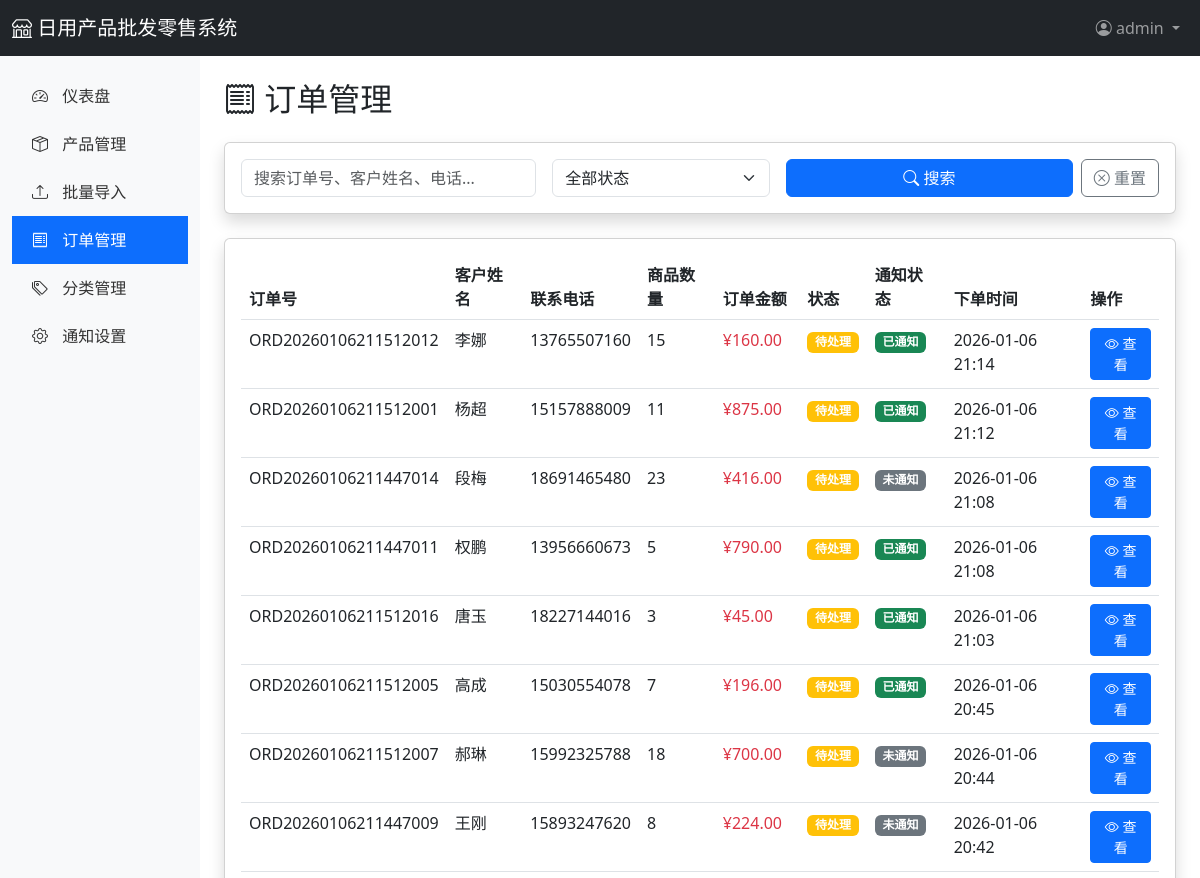
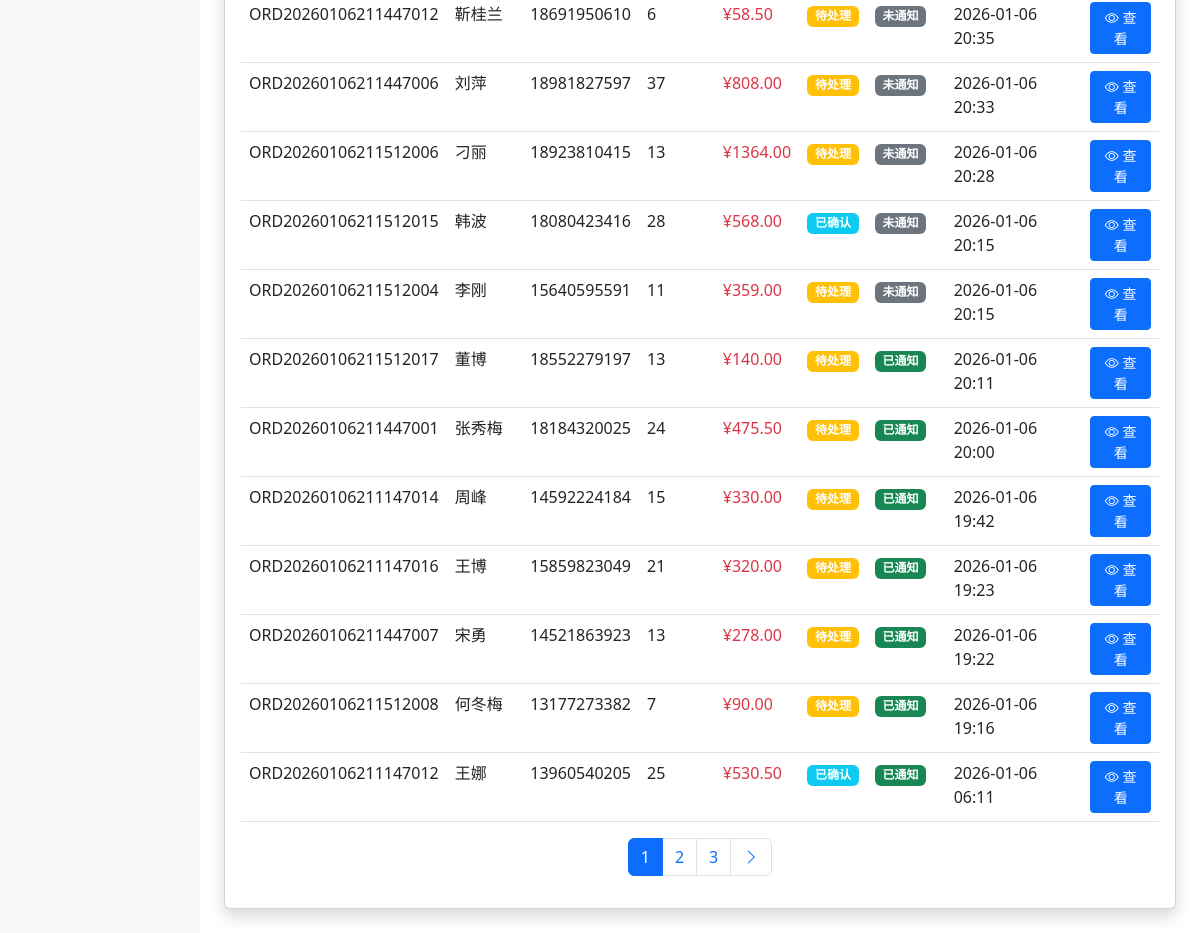
Page /admin/orders (signed in) on the earlier database version (2 pictures, top to bottom).
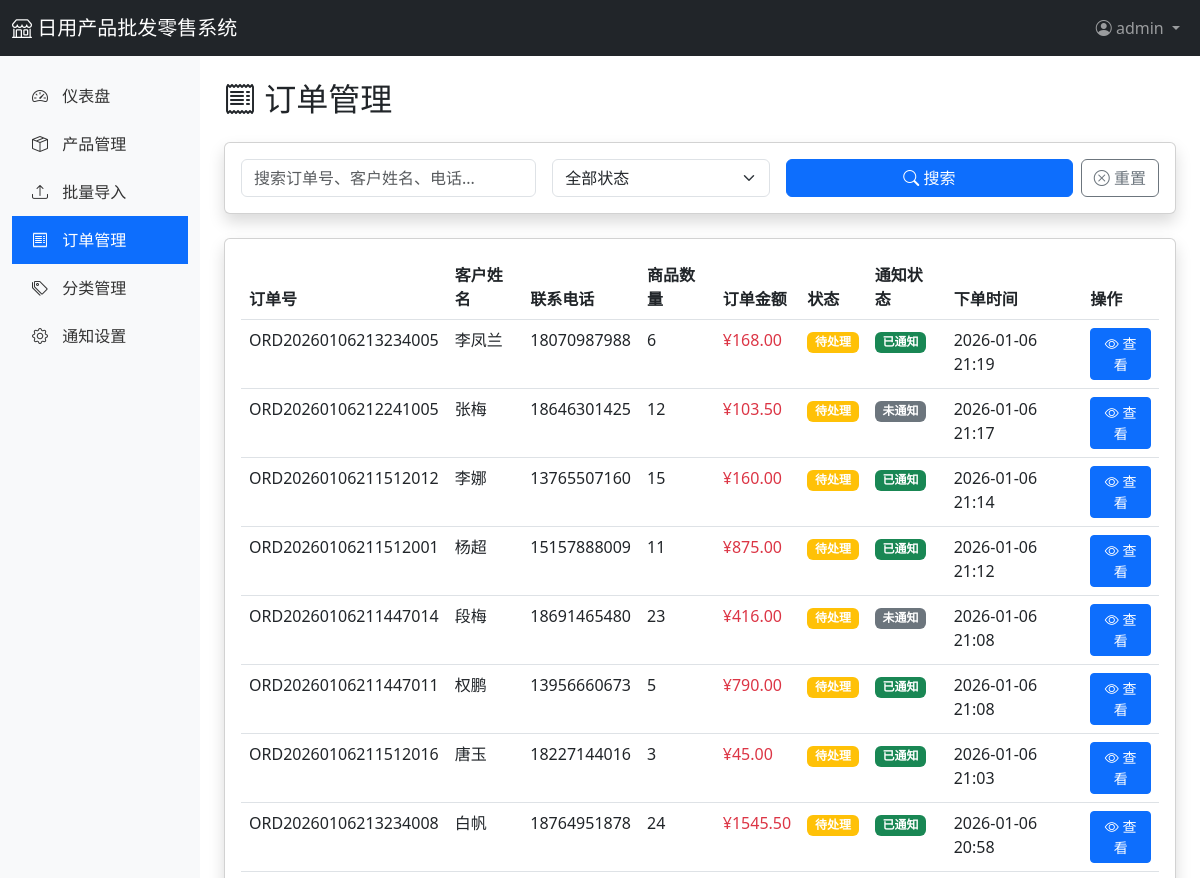
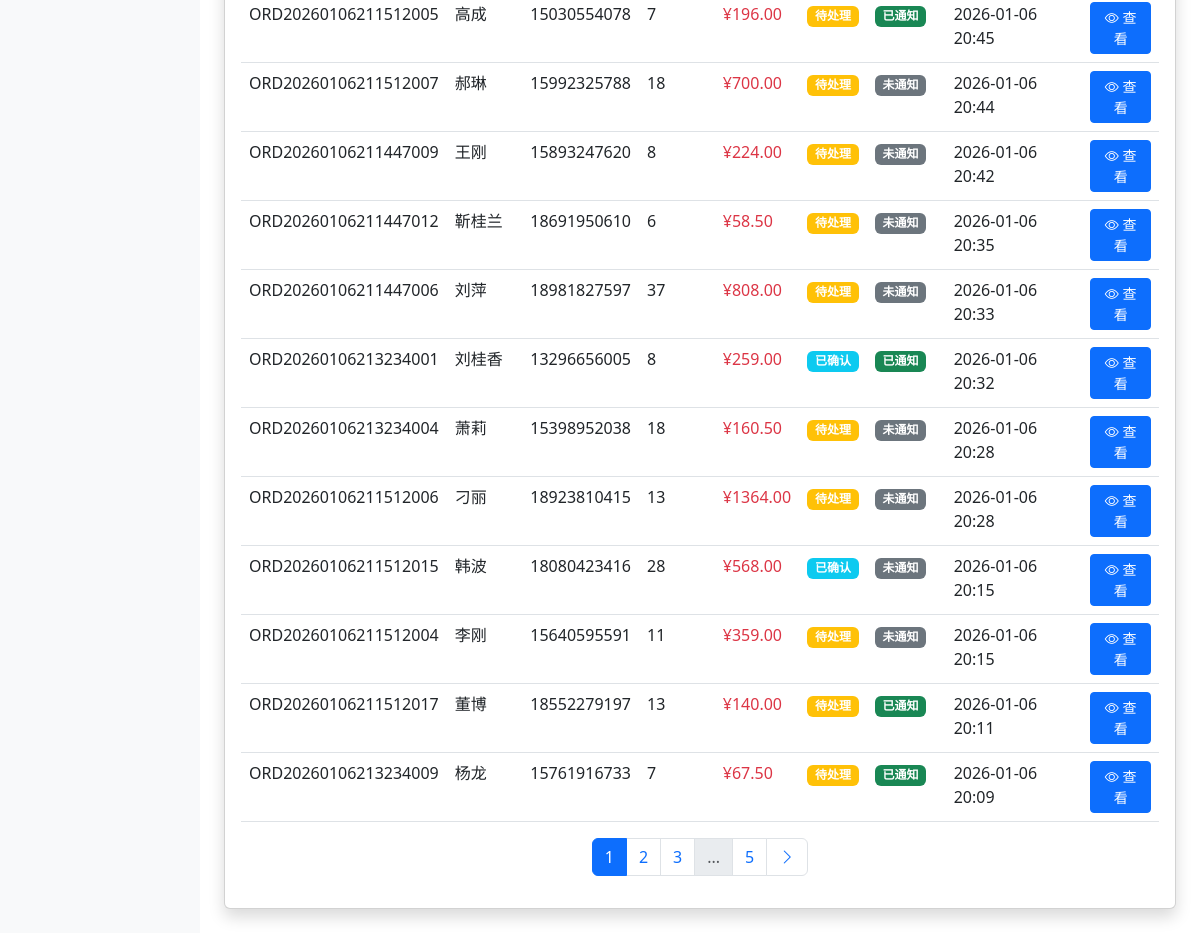
Same page on the later database version (2 pictures, top to bottom).
### app/models.py (models this page shows, shortened)
class Order(db.Model):
    __tablename__ = 'orders'
    id = db.Column(db.Integer, primary_key=True)
    order_no = db.Column(db.String(50), unique=True, nullable=False, index=True)  # 订单号
    customer_name = db.Column(db.String(100), nullable=False)
    customer_phone = db.Column(db.String(20))
    customer_email = db.Column(db.String(120))
    customer_address = db.Column(db.Text)
    total_amount = db.Column(db.Float, default=0)  # 总金额
    total_quantity = db.Column(db.Integer, default=0)  # 总数量
    status = db.Column(db.String(20), default='pending')  # pending, confirmed, shipped, completed, cancelled
    notes = db.Column(db.Text)  # 备注
    notified = db.Column(db.Boolean, default=False)  # 是否已通知
    created_at = db.Column(db.DateTime, default=datetime.utcnow)
    updated_at = db.Column(db.DateTime, default=datetime.utcnow, onupdate=datetime.utcnow)
    user_id = db.Column(db.Integer, db.ForeignKey('users.id'))
    items = db.relationship('OrderItem', backref='order', lazy='dynamic', cascade='all, delete-orphan')

### app/routes/admin.py (the view)
@admin_bp.route('/orders')
@login_required
def orders():
    page = request.args.get('page', 1, type=int)
    per_page = 20
    status = request.args.get('status', '')
    query_text = request.args.get('q', '')
    orders_query = Order.query
    if status:
        orders_query = orders_query.filter_by(status=status)
    if query_text:
        orders_query = orders_query.filter(
            (Order.order_no.contains(query_text)) |
            (Order.customer_name.contains(query_text)) |
            (Order.customer_phone.contains(query_text))
        )
    pagination = orders_query.order_by(Order.created_at.desc()).paginate(
        page=page, per_page=per_page, error_out=False
    )
    return render_template('admin/orders.html',
                         orders=pagination.items,
                         pagination=pagination,
                         status=status,
                         query=query_text)

### app/templates/admin/orders.html (shortened to what the changed rows need)
{% extends "admin/base.html" %}
{% block content %}
<h2 class="mb-4"><i class="bi bi-receipt"></i> 订单管理</h2>
<div class="card shadow">
    <div class="card-body">
        <div class="table-responsive">
            <table class="table table-hover">
                <thead>
                    <tr>
                        <th>订单号</th>
                        <th>客户姓名</th>
                        <th>联系电话</th>
                        <th>商品数量</th>
                        <th>订单金额</th>
                        <th>状态</th>
                        <th>通知状态</th>
                        <th>下单时间</th>
                        <th>操作</th>
                    </tr>
                </thead>
                <tbody>
                    {% if orders %}
                        {% for order in orders %}
                        <tr>
                            <td>{{ order.order_no }}</td>
                            <td>{{ order.customer_name }}</td>
                            <td>{{ order.customer_phone or '-' }}</td>
                            <td>{{ order.total_quantity }}</td>
                            <td class="text-danger">¥{{ "%.2f"|format(order.total_amount) }}</td>
                            <td>
                                {% if order.status == 'pending' %}
                                    <span class="badge bg-warning">待处理</span>
                                {% elif order.status == 'confirmed' %}
                                    <span class="badge bg-info">已确认</span>
                                {% elif order.status == 'shipped' %}
                                    <span class="badge bg-primary">已发货</span>
                                {% elif order.status == 'completed' %}
                                    <span class="badge bg-success">已完成</span>
                                {% elif order.status == 'cancelled' %}
                                    <span class="badge bg-danger">已取消</span>
                                {% endif %}
                            </td>
                            <td>
                                {% if order.notified %}
                                    <span class="badge bg-success">已通知</span>
                                {% else %}
                                    <span class="badge bg-secondary">未通知</span>
                                {% endif %}
                            </td>
                            <td>{{ order.created_at.strftime('%Y-%m-%d %H:%M') }}</td>
                            <td>
                                <a href="{{ url_for('admin.order_detail', order_id=order.id) }}" class="btn btn-sm btn-primary">
                                    <i class="bi bi-eye"></i> 查看
                                </a>
                            </td>
                        </tr>
                        {% endfor %}
                    {% else %}
                        <tr>
                            <td colspan="9" class="text-center text-muted py-4">暂无订单</td>
                        </tr>
                    {% endif %}
                </tbody>
            </table>
        </div>
        {% if pagination.pages > 1 %}
        <nav aria-label="Page navigation">
            <ul class="pagination justify-content-center">
                {% for page_num in pagination.iter_pages(left_edge=1, right_edge=1, left_current=2, right_current=2) %}
                    {% if page_num %}
                        {% if page_num == pagination.page %}
                        <li class="page-item active">
                            <span class="page-link">{{ page_num }}</span>
                        </li>
                        {% else %}
                        <li class="page-item">
                            <a class="page-link" href="{{ url_for('admin.orders', page=page_num, status=status, q=query) }}">
                                {{ page_num }}
                            </a>
                        </li>
                        {% endif %}
                    {% else %}
                    <li class="page-item disabled">
                        <span class="page-link">...</span>
                    </li>
                    {% endif %}
                {% endfor %}
            </ul>
        </nav>
        {% endif %}
    </div>
</div>
{% endblock %}

Differences in the rows shown:
no longer on this page (row unchanged): Order: order_no "ORD20260106211447001", customer_name "张秀梅", customer_phone "18184320025", total_quantity "24", total_amount "475.50", status "待处理", notified "已通知", created_at "2026-01-06 20:00"
no longer on this page (row unchanged): Order: order_no "ORD20260106211147014", customer_name "周峰", customer_phone "14592224184", total_quantity "15", total_amount "330.00", status "待处理", notified "已通知", created_at "2026-01-06 19:42"
no longer on this page (row unchanged): Order: order_no "ORD20260106211147016", customer_name "王博", customer_phone "15859823049", total_quantity "21", total_amount "320.00", status "待处理", notified "已通知", created_at "2026-01-06 19:23"
no longer on this page (row unchanged): Order: order_no "ORD20260106211447007", customer_name "宋勇", customer_phone "14521863923", total_quantity "13", total_amount "278.00", status "待处理", notified "已通知", created_at "2026-01-06 19:22"
no longer on this page (row unchanged): Order: order_no "ORD20260106211512008", customer_name "何冬梅", customer_phone "13177273382", total_quantity "7", total_amount "90.00", status "待处理", notified "已通知", created_at "2026-01-06 19:16"
no longer on this page (row unchanged): Order: order_no "ORD20260106211147012", customer_name "王娜", customer_phone "13960540205", total_quantity "25", total_amount "530.50", status "已确认", notified "已通知", created_at "2026-01-06 06:11"
added Order: order_no "ORD20260106213234005", customer_name "李凤兰", customer_phone "18070987988", total_quantity "6", total_amount "168.00", status "待处理", notified "已通知", created_at "2026-01-06 21:19"
added Order: order_no "ORD20260106212241005", customer_name "张梅", customer_phone "18646301425", total_quantity "12", total_amount "103.50", status "待处理", notified "未通知", created_at "2026-01-06 21:17"
added Order: order_no "ORD20260106213234008", customer_name "白帆", customer_phone "18764951878", total_quantity "24", total_amount "1545.50", status "待处理", notified "已通知", created_at "2026-01-06 20:58"
added Order: order_no "ORD20260106213234001", customer_name "刘桂香", customer_phone "13296656005", total_quantity "8", total_amount "259.00", status "已确认", notified "已通知", created_at "2026-01-06 20:32"
added Order: order_no "ORD20260106213234004", customer_name "萧莉", customer_phone "15398952038", total_quantity "18", total_amount "160.50", status "待处理", notified "未通知", created_at "2026-01-06 20:28"
added Order: order_no "ORD20260106213234009", customer_name "杨龙", customer_phone "15761916733", total_quantity "7", total_amount "67.50", status "待处理", notified "已通知", created_at "2026-01-06 20:09"
Other differences:
new list line: "5"
